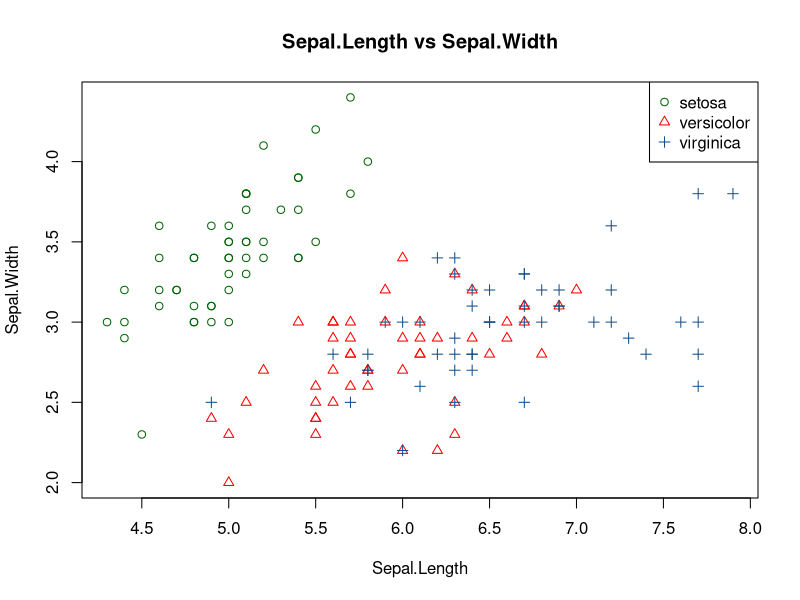

Write R code to recreate this figure.
## ---- chunk 1
head(iris)
## ---- chunk 2
iris_dataset = iris
# Create variables to plot
x = iris_dataset[, "Sepal.Length"]
y = iris_dataset[, "Sepal.Width"]
s = iris_dataset[, "Species"]

title = paste("Sepal.Length", "vs", "Sepal.Width", sep = " ")

# Concat x, y, and s together to create dataset for our model
iris_data = cbind(s, x, y)

# Draw the base scatter plot
plot(x, y, type = "n", xlab = "Sepal.Length", ylab = "Sepal.Width", 
     main = title)

# Draw each of the points
points(x[s == "setosa"], y[s == "setosa"], col="darkgreen", pch=1)
points(x[s == "versicolor"], y[s == "versicolor"], col="red", pch=2)
points(x[s == "virginica"], y[s == "virginica"], col="dodgerblue4", pch=3)

# Draw the legend
legend("topright", 
       legend = c("setosa", "versicolor", "virginica"), 
       col=c("darkgreen","red","dodgerblue4"),
       pch = c(1,2,3))
